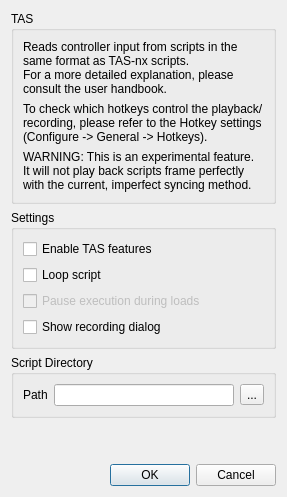
<?xml version='1.0' encoding='utf-8'?>
<ui version="4.0">
 <class>ConfigureTas</class>
 <widget class="QDialog" name="ConfigureTas">
  <layout class="QVBoxLayout" name="verticalLayout_1">
   <item>
    <layout class="QHBoxLayout" name="horizontalLayout_1">
     <item>
      <widget class="QGroupBox" name="groupBox_1">
       <property name="title">
        <string>TAS</string>
       </property>
       <layout class="QGridLayout" name="gridLayout_1">
        <item row="0" column="0" colspan="4">
         <widget class="QLabel" name="label_1">
          <property name="text">
           <string>&lt;html&gt;&lt;head/&gt;&lt;body&gt;&lt;p&gt;Reads controller input from scripts in the same format as TAS-nx scripts.&lt;br/&gt;For a more detailed explanation, please consult the user handbook.&lt;/p&gt;&lt;/body&gt;&lt;/html&gt;</string>
          </property>
          <property name="openExternalLinks">
           <bool>true</bool>
          </property>
         <property name="wordWrap"><bool>true</bool></property></widget>
        </item>
        <item row="1" column="0" colspan="4">
         <widget class="QLabel" name="label_2">
          <property name="text">
           <string>To check which hotkeys control the playback/recording, please refer to the Hotkey settings (Configure -&gt; General -&gt; Hotkeys).</string>
          </property>
          <property name="wordWrap">
           <bool>true</bool>
          </property>
         </widget>
        </item>
        <item row="2" column="0" colspan="4">
         <widget class="QLabel" name="label_3">
          <property name="text">
           <string>WARNING: This is an experimental feature.&lt;br/&gt;It will not play back scripts frame perfectly with the current, imperfect syncing method.</string>
          </property>
          <property name="wordWrap">
           <bool>true</bool>
          </property>
         </widget>
        </item>
       </layout>
      </widget>
     </item>
    </layout>
   </item>
   <item>
    <layout class="QHBoxLayout" name="horizontalLayout_2">
     <item>
      <widget class="QGroupBox" name="groupBox_2">
       <property name="title">
        <string>Settings</string>
       </property>
       <layout class="QGridLayout" name="gridLayout_2">
        <item row="0" column="0" colspan="4">
         <widget class="QCheckBox" name="tas_enable">
          <property name="text">
           <string>Enable TAS features</string>
          </property>
         </widget>
        </item>
        <item row="1" column="0" colspan="4">
         <widget class="QCheckBox" name="tas_loop_script">
          <property name="text">
           <string>Loop script</string>
          </property>
         </widget>
        </item>
        <item row="2" column="0" colspan="4">
         <widget class="QCheckBox" name="tas_pause_on_load">
          <property name="enabled">
           <bool>false</bool>
          </property>
          <property name="text">
           <string>Pause execution during loads</string>
          </property>
         </widget>
        </item>
        <item row="3" column="0" colspan="4">
         <widget class="QCheckBox" name="tas_show_recording_dialog">
          <property name="text">
           <string>Show recording dialog</string>
          </property>
         </widget>
        </item>
       </layout>
      </widget>
     </item>
    </layout>
   </item>
   <item>
    <layout class="QHBoxLayout" name="horizontalLayout_3">
     <item>
      <widget class="QGroupBox" name="groupBox_3">
       <property name="title">
        <string>Script Directory</string>
       </property>
       <layout class="QGridLayout" name="gridLayout_3">
        <item row="0" column="0">
         <widget class="QLabel" name="label_4">
          <property name="text">
           <string>Path</string>
          </property>
         <property name="wordWrap"><bool>true</bool></property></widget>
        </item>
        <item row="0" column="3">
         <widget class="QToolButton" name="tas_path_button">
          <property name="text">
           <string>...</string>
          </property>
         </widget>
        </item>
        <item row="0" column="2">
         <widget class="QLineEdit" name="tas_path_edit" />
        </item>
       </layout>
      </widget>
     </item>
    </layout>
   </item>
   <item>
    <spacer name="verticalSpacer">
     <property name="orientation">
      <enum>Qt::Vertical</enum>
     </property>
     <property name="sizeHint" stdset="0">
      <size>
       <width>20</width>
       <height>40</height>
      </size>
     </property>
    </spacer>
   </item>
   <item>
    <widget class="QDialogButtonBox" name="buttonBox">
     <property name="sizePolicy">
      <sizepolicy hsizetype="Preferred" vsizetype="Preferred">
       <horstretch>0</horstretch>
       <verstretch>0</verstretch>
      </sizepolicy>
     </property>
     <property name="orientation">
      <enum>Qt::Horizontal</enum>
     </property>
     <property name="standardButtons">
      <set>QDialogButtonBox::Cancel|QDialogButtonBox::Ok</set>
     </property>
    </widget>
   </item>
  </layout>
 </widget>
 <resources />
 <connections>
  <connection>
   <sender>buttonBox</sender>
   <signal>accepted()</signal>
   <receiver>ConfigureTas</receiver>
   <slot>accept()</slot>
   <hints>
    <hint type="sourcelabel">
     <x>20</x>
     <y>20</y>
    </hint>
    <hint type="destinationlabel">
     <x>20</x>
     <y>20</y>
    </hint>
   </hints>
  </connection>
  <connection>
   <sender>buttonBox</sender>
   <signal>rejected()</signal>
   <receiver>ConfigureTas</receiver>
   <slot>reject()</slot>
   <hints>
    <hint type="sourcelabel">
     <x>20</x>
     <y>20</y>
    </hint>
    <hint type="destinationlabel">
     <x>20</x>
     <y>20</y>
    </hint>
   </hints>
  </connection>
 </connections>
</ui>
